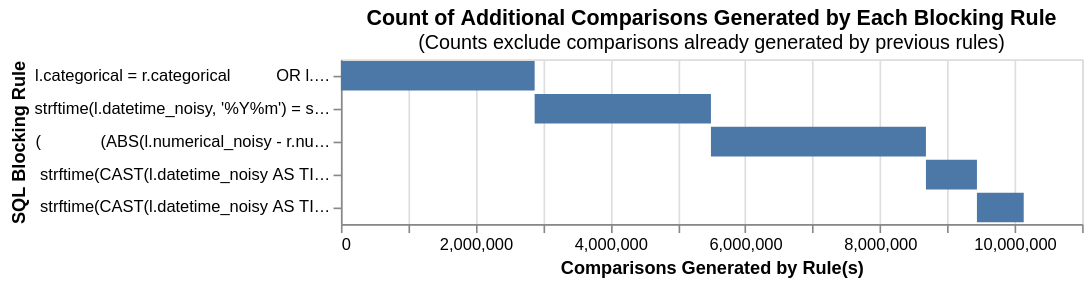

Write notebook code for a chart like this one.
### Code cell
from splink.blocking_analysis import (
    cumulative_comparisons_to_be_scored_from_blocking_rules_chart
)

brs = get_blocking_rules()

cumulative_comparisons_to_be_scored_from_blocking_rules_chart(
    table_or_tables=[df1, df2],
    blocking_rules=brs,
    db_api=db_api,
    link_type="link_only",
    unique_id_column_name="latent_event_id"
)

### Figure 1 — Vega-Lite specification as saved in the notebook (floating-point values rounded to 4 significant figures)
{"config": {"view": {"continuousWidth": 300, "continuousHeight": 300}}, "data": {"name": "data-7b6a1723f871b2581fe84df098c4b9dc"}, "mark": "bar", "encoding": {"order": {"field": "cumulative_rows"}, "tooltip": [{"field": "blocking_rule", "title": "SQL Condition", "type": "nominal"}, {"field": "row_count", "format": ",", "title": "Comparisons Generated", "type": "quantitative"}, {"field": "cumulative_rows", "format": ",", "title": "Cumulative Comparisons", "type": "quantitative"}, {"field": "cartesian", "format": ",", "title": "Total comparisons in Cartesian product", "type": "quantitative"}], "x": {"field": "start", "title": "Comparisons Generated by Rule(s)", "type": "quantitative"}, "x2": {"field": "cumulative_rows"}, "y": {"field": "blocking_rule", "sort": ["-x2"], "title": "SQL Blocking Rule"}}, "height": {"step": 20}, "title": {"text": "Count of Additional Comparisons Generated by Each Blocking Rule", "subtitle": "(Counts exclude comparisons already generated by previous rules)"}, "width": 450, "$schema": "https://vega.github.io/schema/vega-lite/v5.9.3.json", "datasets": {"data-7b6a1723f871b2581fe84df098c4b9dc": [{"blocking_rule": "\n        l.categorical = r.categorical \n        OR l.categorical IS NULL \n        OR r.categorical IS NULL\n    ", "row_count": 2875230, "cumulative_rows": 2875230, "cartesian": 15951195, "match_key": "0", "start": 0}, {"blocking_rule": "\n        strftime(l.datetime_noisy, '%Y%m') = strftime(r.datetime_noisy, '%Y%m')\n        OR l.datetime_noisy IS NULL \n        OR r.datetime_noisy IS NULL\n    ", "row_count": 2616398, "cumulative_rows": 5491628, "cartesian": 15951195, "match_key": "1", "start": 2875230}, {"blocking_rule": "\n        (\n            (ABS(l.numerical_noisy - r.numerical_noisy) / NULLIF(\n                CASE WHEN l.numerical_noisy > r.numerical_noisy THEN l.numerical_noisy ELSE r.numerical_noisy END, \n                0\n            )) < 0.25\n        )\n        OR l.numerical_noisy IS NULL \n        OR r.numerical_noisy IS NULL\n    ", "row_count": 3190967, "cumulative_rows": 8682595, "cartesian": 15951195, "match_key": "2", "start": 5491628}, {"blocking_rule": "\n        strftime(CAST(l.datetime_noisy AS TIMESTAMP) + INTERVAL '15' DAY, '%Y%m') = strftime(CAST(r.datetime_noisy AS TIMESTAMP), '%Y%m')\n        OR l.datetime_noisy IS NULL \n        OR r.datetime_noisy IS NULL\n    ", "row_count": 756801, "cumulative_rows": 9439396, "cartesian": 15951195, "match_key": "3", "start": 8682595}, {"blocking_rule": "\n        strftime(CAST(l.datetime_noisy AS TIMESTAMP) - INTERVAL '15' DAY, '%Y%m') = strftime(CAST(r.datetime_noisy AS TIMESTAMP), '%Y%m')\n        OR l.datetime_noisy IS NULL \n        OR r.datetime_noisy IS NULL\n    ", "row_count": 694564, "cumulative_rows": 10133960, "cartesian": 15951195, "match_key": "4", "start": 9439396}]}}
